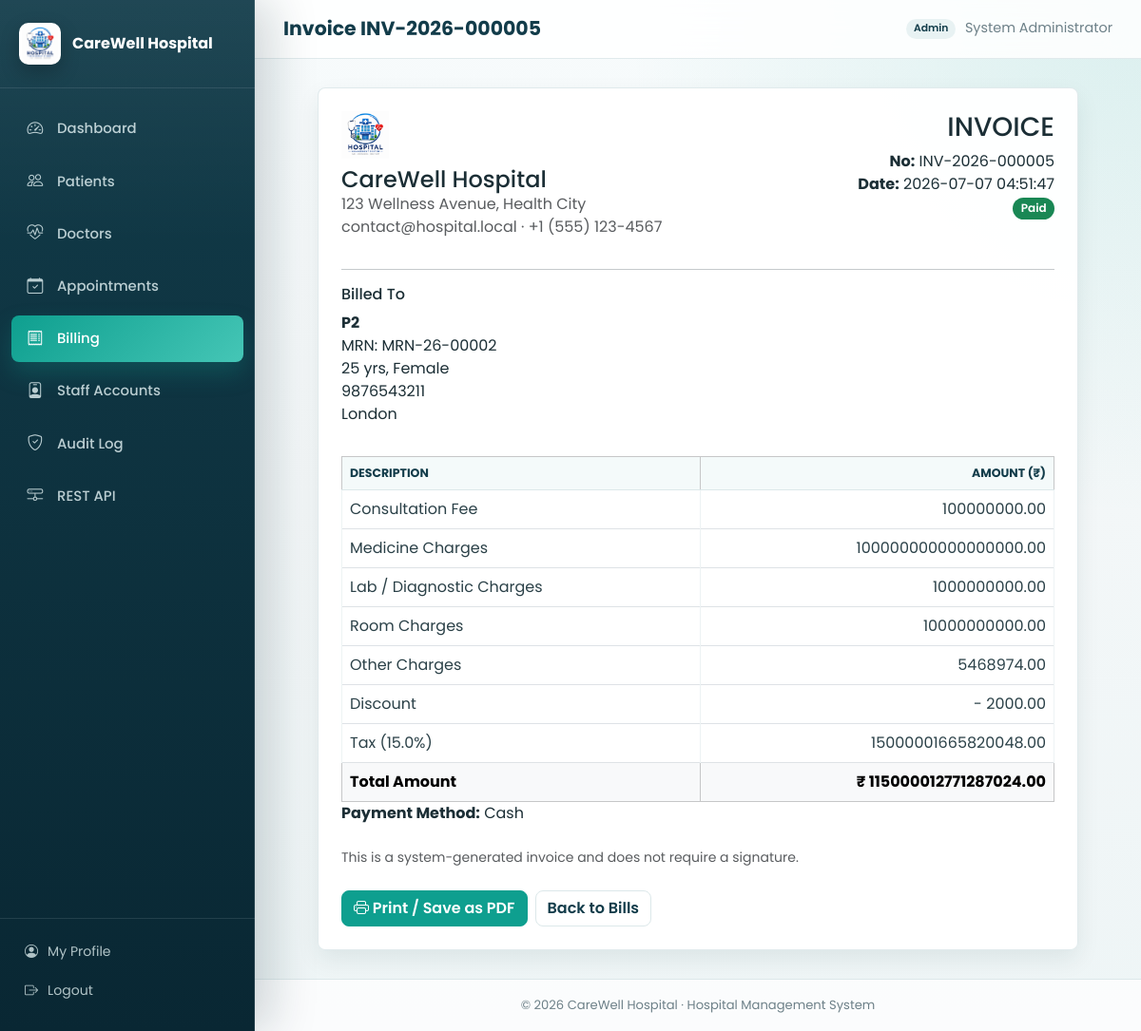
Page /bills/5 (signed in) on the committed database.
### tables this page shows
CREATE TABLE bills (
        id INTEGER PRIMARY KEY AUTOINCREMENT,
        invoice_no TEXT NOT NULL UNIQUE,
        patient_id INTEGER NOT NULL,
        appointment_id INTEGER,
        consultation_fee REAL NOT NULL DEFAULT 0,
        medicine_charge REAL NOT NULL DEFAULT 0,
        lab_charge REAL NOT NULL DEFAULT 0,
        room_charge REAL NOT NULL DEFAULT 0,
        other_charge REAL NOT NULL DEFAULT 0,
        discount REAL NOT NULL DEFAULT 0,
        tax_percent REAL NOT NULL DEFAULT 0,
        total_amount REAL NOT NULL DEFAULT 0,
        payment_status TEXT NOT NULL DEFAULT 'Unpaid'
            CHECK(payment_status IN ('Paid', 'Unpaid', 'Partial')),
        payment_method TEXT,
        created_at TEXT NOT NULL DEFAULT (datetime('now')),
        FOREIGN KEY (patient_id) REFERENCES patients(id) ON DELETE CASCADE,
        FOREIGN KEY (appointment_id) REFERENCES appointments(id) ON DELETE SET NULL
    );

CREATE TABLE patients (
        id INTEGER PRIMARY KEY AUTOINCREMENT,
        mrn TEXT NOT NULL UNIQUE,
        name TEXT NOT NULL,
        dob TEXT,
        age INTEGER,
        gender TEXT NOT NULL,
        blood_group TEXT,
        phone TEXT NOT NULL,
        email TEXT,
        address TEXT NOT NULL,
        emergency_contact_name TEXT,
        emergency_contact_phone TEXT,
        disease TEXT,
        medical_history TEXT,
        allergies TEXT,
        photo TEXT,
        status TEXT NOT NULL DEFAULT 'Active' CHECK(status IN ('Active', 'Inactive')),
        created_at TEXT NOT NULL DEFAULT (datetime('now')),
        updated_at TEXT NOT NULL DEFAULT (datetime('now'))
    );

### app.py (the view)
@app.route("/bills/<int:id>")
@login_required
@roles_required("admin", "receptionist")
def view_bill(id):
    conn = get_db_connection()
    bill = conn.execute("""
        SELECT b.*, p.name AS patient_name, p.mrn, p.age, p.gender,
               p.phone, p.address
        FROM bills b
        JOIN patients p ON b.patient_id = p.id
        WHERE b.id = ?
    """, (id,)).fetchone()
    conn.close()
    if bill is None:
        abort(404)
    return render_template("invoice.html", bill=bill)

### app.py (called while the page is built)
@app.after_request
def set_security_headers(response):
    response.headers["X-Content-Type-Options"] = "nosniff"
    response.headers["X-Frame-Options"] = "SAMEORIGIN"
    response.headers["Referrer-Policy"] = "same-origin"
    return response

@app.before_request
def ensure_csrf_token():
    if "csrf_token" not in session:
        session["csrf_token"] = secrets.token_hex(16)
    session.permanent = True

@app.context_processor
def inject_globals():
    return {
        "hospital_name": HOSPITAL_NAME,
        "csrf_token": session.get("csrf_token", ""),
        "current_user": session.get("username"),
        "current_role": session.get("role"),
        "now": datetime.now(),
    }

### utils.py (called while the page is built)
def get_db_connection():
    conn = sqlite3.connect(DB_NAME)
    conn.row_factory = sqlite3.Row
    conn.execute("PRAGMA foreign_keys = ON")
    return conn

def login_required(f):
    @wraps(f)
    def decorated_function(*args, **kwargs):
        if "user_id" not in session:
            flash("Please log in to continue.", "warning")
            return redirect(url_for("login"))
        return f(*args, **kwargs)
    return decorated_function

def roles_required(*roles):
    def decorator(f):
        @wraps(f)
        def decorated_function(*args, **kwargs):
            if "user_id" not in session:
                flash("Please log in to continue.", "warning")
                return redirect(url_for("login"))
            if session.get("role") not in roles:
                flash("You do not have permission to access that page.", "danger")
                return redirect(url_for("dashboard"))
            return f(*args, **kwargs)
        return decorated_function
    return decorator

### templates/invoice.html (shortened to what this page needs)
{% extends "base.html" %}
{% block page_title %}Invoice {{ bill.invoice_no }}{% endblock %}
{% block content %}
<div class="panel invoice-box" id="invoiceArea" style="max-width:800px; margin:0 auto;">
  <div class="invoice-header">
    <div>
      <img src="{{ url_for('static', filename='logo.png') }}" height="50" alt="logo">
      <h4 class="mt-2 mb-0">{{ hospital_name }}</h4>
      <p class="text-muted mb-0">123 Wellness Avenue, Health City</p>
      <p class="text-muted">contact@hospital.local &middot; +1 (555) 123-4567</p>
    </div>
    <div class="text-end">
      <h3>INVOICE</h3>
      <p class="mb-0"><strong>No:</strong> {{ bill.invoice_no }}</p>
      <p class="mb-0"><strong>Date:</strong> {{ bill.created_at }}</p>
      <span class="badge {{ 'text-bg-success' if bill.payment_status=='Paid' else ('text-bg-warning' if bill.payment_status=='Partial' else 'text-bg-danger') }}">{{ bill.payment_status }}</span>
    </div>
  </div>
  <hr>
  <div class="row">
    <div class="col-md-6">
      <h6>Billed To</h6>
      <p class="mb-0"><strong>{{ bill.patient_name }}</strong></p>
      <p class="mb-0">MRN: {{ bill.mrn }}</p>
      <p class="mb-0">{{ bill.age or '-' }} yrs, {{ bill.gender }}</p>
      <p class="mb-0">{{ bill.phone }}</p>
      <p>{{ bill.address }}</p>
    </div>
  </div>
  <table class="table table-bordered mt-3">
    <thead class="table-light">
      <tr><th>Description</th><th class="text-end">Amount (₹)</th></tr>
    </thead>
    <tbody>
      <tr><td>Consultation Fee</td><td class="text-end">{{ "%.2f"|format(bill.consultation_fee) }}</td></tr>
      <tr><td>Medicine Charges</td><td class="text-end">{{ "%.2f"|format(bill.medicine_charge) }}</td></tr>
      <tr><td>Lab / Diagnostic Charges</td><td class="text-end">{{ "%.2f"|format(bill.lab_charge) }}</td></tr>
      <tr><td>Room Charges</td><td class="text-end">{{ "%.2f"|format(bill.room_charge) }}</td></tr>
      <tr><td>Other Charges</td><td class="text-end">{{ "%.2f"|format(bill.other_charge) }}</td></tr>
      <tr><td>Discount</td><td class="text-end">- {{ "%.2f"|format(bill.discount) }}</td></tr>
      <tr><td>Tax ({{ bill.tax_percent }}%)</td><td class="text-end">{{ "%.2f"|format(bill.total_amount - (bill.consultation_fee + bill.medicine_charge + bill.lab_charge + bill.room_charge + bill.other_charge - bill.discount)) }}</td></tr>
    </tbody>
    <tfoot>
      <tr class="table-light"><th>Total Amount</th><th class="text-end">₹ {{ "%.2f"|format(bill.total_amount) }}</th></tr>
    </tfoot>
  </table>
  {% if bill.payment_method %}
  <p><strong>Payment Method:</strong> {{ bill.payment_method }}</p>
  {% endif %}
  <p class="text-muted small mt-4 mb-0">This is a system-generated invoice and does not require a signature.</p>
  <div class="mt-4 d-flex gap-2 no-print">
    <button onclick="window.print()" class="btn btn-primary"><i class="bi bi-printer"></i> Print / Save as PDF</button>
    <a href="{{ url_for('bills') }}" class="btn btn-outline-secondary">Back to Bills</a>
  </div>
</div>
{% endblock %}

### static/style.css (style rules this page uses)
:root { --primary:#123C4A; --primary-dark:#092733; --primary-light:#1E5B68; --secondary:#0E9F8F; --secondary-dark:#087E73; --accent:#C89B3C; --background:#F3F7F8; --surface:#FFFFFF; --surface-soft:#F8FBFC; --border:#DCE8EA; --text:#1B2E35; --muted:#6D8088; --danger:#C93D3D; --warning:#D89120; --success:#1B8A5A; --info:#2F78B7; --shadow:0 18px 45px rgba(13,45,55,.10); --shadow-soft:0 10px 24px rgba(13,45,55,.08); --sidebar-width:268px; }
* { box-sizing:border-box; }
html { min-height:100%; }
body { margin:0; min-height:100%; font-family:'Poppins',sans-serif; background: radial-gradient(circle at top right, rgba(14,159,143,.12), transparent 34rem), linear-gradient(180deg, #F7FBFC 0%, var(--background) 48%, #EEF5F6 100%); color:var(--text); -webkit-font-smoothing:antialiased; }
a { text-decoration:none; }
.btn { border-radius:8px; font-weight:600; letter-spacing:0; box-shadow:none !important; }
.btn-primary { --bs-btn-bg:var(--secondary); --bs-btn-border-color:var(--secondary); --bs-btn-hover-bg:var(--secondary-dark); --bs-btn-hover-border-color:var(--secondary-dark); --bs-btn-active-bg:var(--primary); --bs-btn-active-border-color:var(--primary); }
.btn-outline-secondary { --bs-btn-color:var(--primary); --bs-btn-border-color:var(--border); --bs-btn-hover-bg:var(--primary); --bs-btn-hover-border-color:var(--primary); }
.badge { border-radius:999px; padding:.45em .7em; font-weight:600; }
.table { --bs-table-color:var(--text); --bs-table-hover-bg:#F0F8F8; margin-bottom:0; }
.table thead th { color:var(--primary); background:#F4FAFA; border-bottom:1px solid var(--border); font-size:.78rem; font-weight:700; letter-spacing:0; text-transform:uppercase; }
.table tbody td { border-color:#EDF3F4; color:#2B4148; }
.panel { background:rgba(255,255,255,.96); border-radius:8px; box-shadow:var(--shadow-soft); padding:24px; margin-bottom:0; border:1px solid rgba(220,232,234,.88); }
.invoice-header { display:flex; justify-content:space-between; align-items:flex-start; }

### rows in the picture
bills: invoice_no "INV-2026-000005", created_at "2026-07-07 04:51:47", payment_status "Paid", consultation_fee "100000000.00", medicine_charge "100000000000000000.00", lab_charge "1000000000.00", room_charge "10000000000.00", other_charge "5468974.00", discount "2000.00", tax_percent "15.0", total_amount+consultation_fee+medicine_charge "15000001665820048.00", total_amount "115000012771287024.00", payment_method "Cash"
patients: patient_name "P2", mrn "MRN-26-00002", age "25", gender "Female", phone "9876543211", address "London"

### other values in the picture
{{ hospital_name }} "CareWell Hospital"
{{ current_role }} "Admin"
{{ session.get('full_name', current_user) }} "System Administrator"
